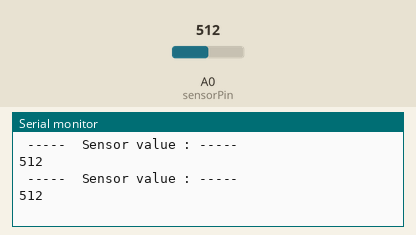
Bench run of a sketch on a simulated Arduino Uno, built with avr-gcc and run on an emulated ATmega328P. Shown: the last lines printed to the serial monitor. The test bench sets the inputs (shaded band); at power-on: A0 (sensorPin) = 512.

Above: at 1.8 s.
1.9 s: A0 (sensorPin) set to 716
At 2.8 s:
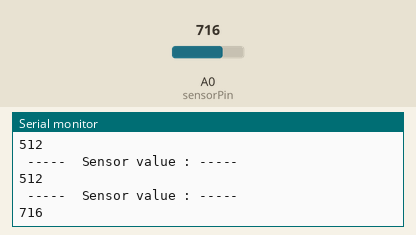
3.4 s: A0 (sensorPin) set to 900
At 4.8 s:
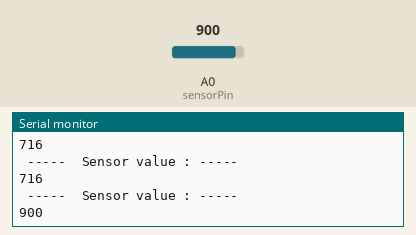
Timing chart, 0 to 6.4 s (numbered marks = the images above; inputs shaded):
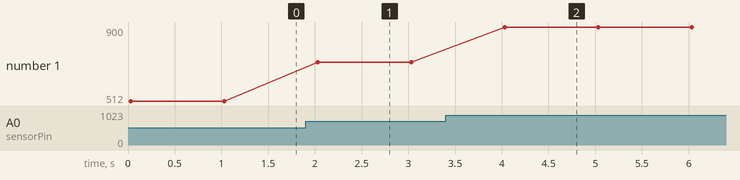

The sketch:

Sensor_do_am_dat.ino
```cpp
/*

Hien tai chi the hien duoc gia tri sensor:

So lieu thuc te can duoc test trong moi truong thich hop : vi du nh

*/
#define sensorPin A0
int giatriAnalog, giatriDigital;
void setup() {
  // put your setup code here, to run once:
  Serial.begin(9600);
  pinMode(sensorPin,INPUT);
}

void loop() {
  // put your main code here, to run repeatedly:
    giatriAnalog = analogRead(sensorPin);
    Serial.println(" -----  Sensor value : -----");
    Serial.println(giatriAnalog);
    delay(1000);
}
```

Measured:
- after the input at 1.9 s, the serial monitor: prints a new line after 0.13 s (image 1)
- after the input at 3.4 s, the serial monitor: prints a new line after 0.63 s (image 2)
- plotted number 1: 512 → 716 after the input at 1.9 s, 716 → 900 after the input at 3.4 s
